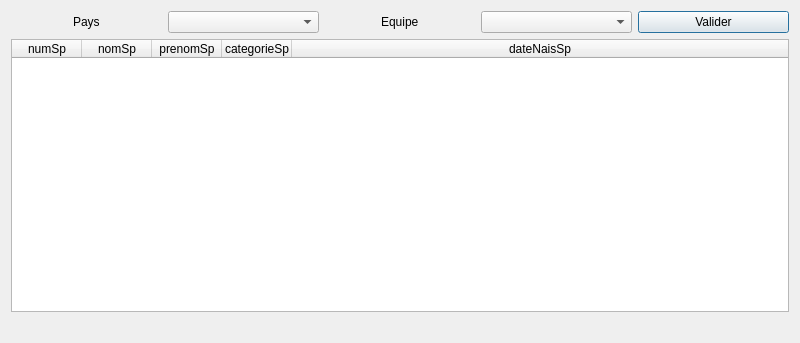
<?xml version="1.0" encoding="UTF-8"?>
<ui version="4.0">
 <class>fct_comp_4</class>
 <widget class="QDialog" name="fct_comp_4">
  <property name="geometry">
   <rect>
    <x>0</x>
    <y>0</y>
    <width>800</width>
    <height>343</height>
   </rect>
  </property>
  <property name="windowTitle">
   <string>Sportifs d'un pays et un équipe</string>
  </property>
  <layout class="QVBoxLayout" name="verticalLayout">
   <item>
    <layout class="QHBoxLayout" name="horizontalLayout">
     <item alignment="Qt::AlignHCenter">
      <widget class="QLabel" name="label">
       <property name="text">
        <string>Pays</string>
       </property>
      </widget>
     </item>
     <item>
      <widget class="QComboBox" name="comboBox_fct_4_pays"/>
     </item>
     <item alignment="Qt::AlignHCenter">
      <widget class="QLabel" name="label_2">
       <property name="text">
        <string>Equipe</string>
       </property>
      </widget>
     </item>
     <item>
      <widget class="QComboBox" name="comboBox_fct_4_Eq"/>
     </item>
     <item>
      <widget class="QPushButton" name="pushButton_fct_4">
       <property name="text">
        <string>Valider</string>
       </property>
      </widget>
     </item>
    </layout>
   </item>
   <item>
    <widget class="QTableWidget" name="table_fct_comp_4">
     <attribute name="horizontalHeaderDefaultSectionSize">
      <number>70</number>
     </attribute>
     <attribute name="horizontalHeaderMinimumSectionSize">
      <number>50</number>
     </attribute>
     <attribute name="horizontalHeaderStretchLastSection">
      <bool>true</bool>
     </attribute>
     <attribute name="verticalHeaderVisible">
      <bool>false</bool>
     </attribute>
     <column>
      <property name="text">
       <string>numSp</string>
      </property>
     </column>
     <column>
      <property name="text">
       <string>nomSp</string>
      </property>
     </column>
     <column>
      <property name="text">
       <string>prenomSp</string>
      </property>
     </column>
     <column>
      <property name="text">
       <string>categorieSp</string>
      </property>
     </column>
     <column>
      <property name="text">
       <string>dateNaisSp</string>
      </property>
     </column>
    </widget>
   </item>
   <item>
    <widget class="QLabel" name="label_fct_comp_4">
     <property name="text">
      <string/>
     </property>
     <property name="alignment">
      <set>Qt::AlignCenter</set>
     </property>
    </widget>
   </item>
  </layout>
 </widget>
 <resources/>
 <connections>
  <connection>
   <sender>pushButton_fct_4</sender>
   <signal>clicked()</signal>
   <receiver>fct_comp_4</receiver>
   <slot>refreshResult()</slot>
   <hints>
    <hint type="sourcelabel">
     <x>789</x>
     <y>32</y>
    </hint>
    <hint type="destinationlabel">
     <x>91</x>
     <y>1</y>
    </hint>
   </hints>
  </connection>
  <connection>
   <sender>comboBox_fct_4_pays</sender>
   <signal>currentTextChanged(QString)</signal>
   <receiver>fct_comp_4</receiver>
   <slot>refreshBox()</slot>
   <hints>
    <hint type="sourcelabel">
     <x>239</x>
     <y>19</y>
    </hint>
    <hint type="destinationlabel">
     <x>444</x>
     <y>17</y>
    </hint>
   </hints>
  </connection>
 </connections>
 <slots>
  <slot>refreshResult()</slot>
  <slot>ok()</slot>
  <slot>refreshBox()</slot>
 </slots>
</ui>
